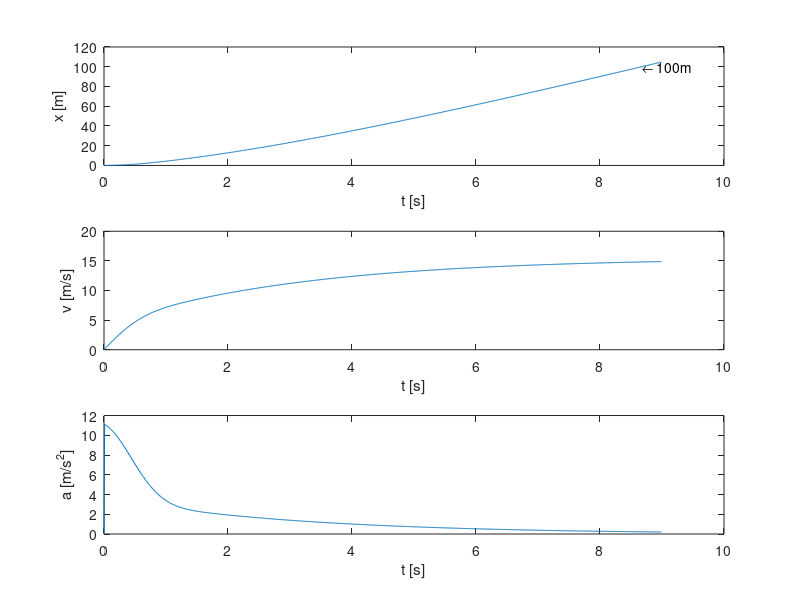

Here is the MATLAB script that generated this plot:
clear all; clf; 
% Physical constants
F = 400;     % N 
m = 80;      % kg
rho = 1.293; % kg/m^3
A = 0.45;    % m^2
C_D = 1.2;
w = 0;       % m/s
dt = 0.01;   % s
time = 9;    % s
t_c = 0.67;  % s
f_c = 488;   % N
f_v = 25.8;  % sN/m
% Initial conditions
v0 = 0;
x0 = 0;
% Numerical initialization
n = time/dt;
x = zeros(n, 1);
v = zeros(n, 1);
a = zeros(n, 1);
t = zeros(n, 1);
% Set initial values
x(1) = x0;
v(1) = v0;
% Integration loop
for i = 1:n-1
    F_C = f_c*exp(-(t(i)/t_c)^2);
    F_V = f_v*v(i);
    A = A*(1-0.25*exp(-(t(i)/t_c)^2));
    D = 0.5*A*rho*C_D*(v(i)-w)^2;
    F_net = F + F_C - F_V - D;
    a(i+1) = F_net/m;
    v(i+1) = v(i) + a(i+1)*dt;
    x(i+1) = x(i) + v(i+1)*dt;
    t(i+1) = t(i) + dt; 
end
% Plot results
subplot(3,1,1);
plot(t,x);
text(8.68, 100.1052,'\leftarrow 100m','HorizontalAlignment','left')
xlabel('t [s]');
ylabel('x [m]');
subplot(3,1,2);
plot(t,v);
xlabel('t [s]');
ylabel('v [m/s]');
subplot(3,1,3);
plot(t,a);
xlabel('t [s]');
ylabel('a [m/s^2]');